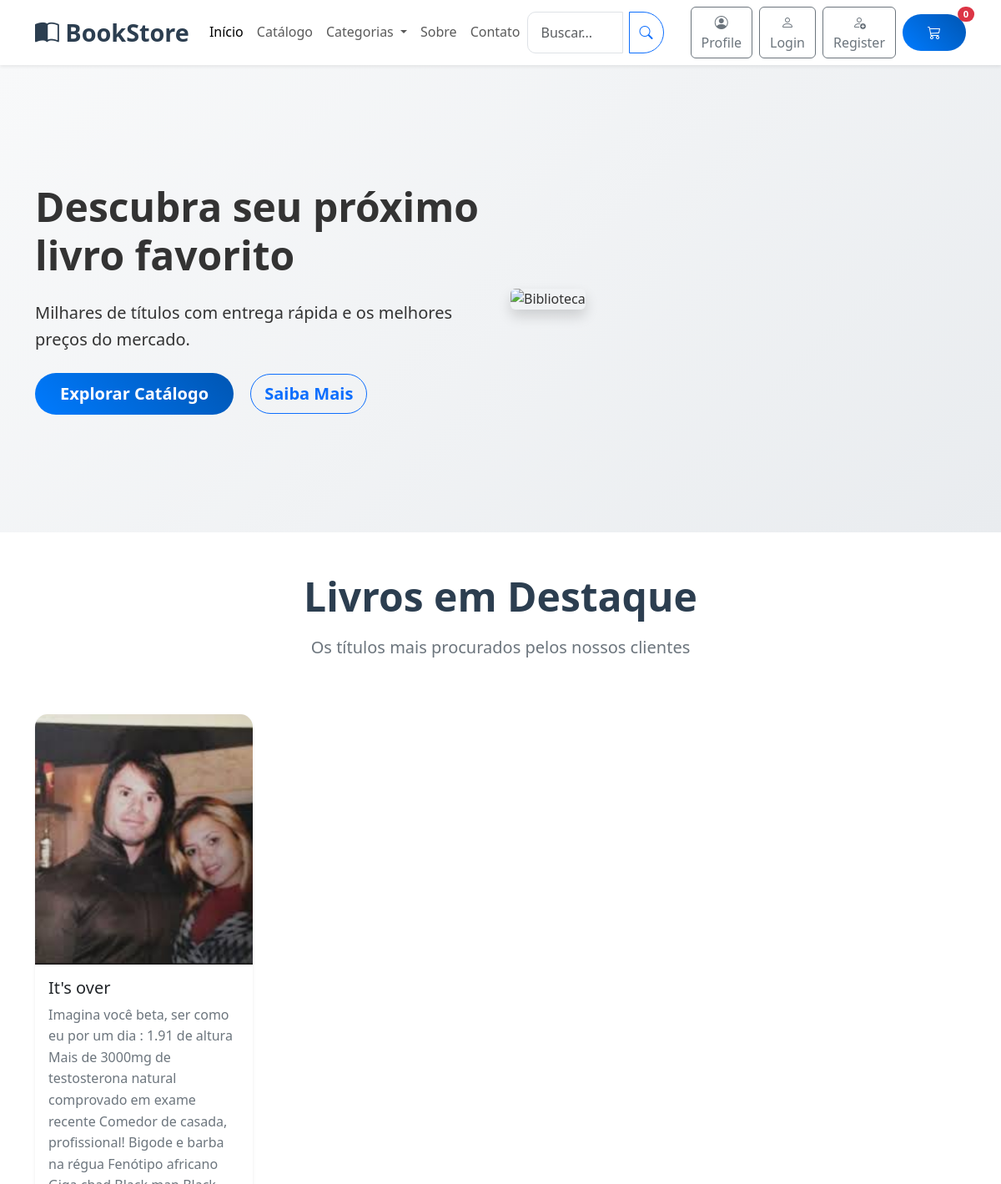
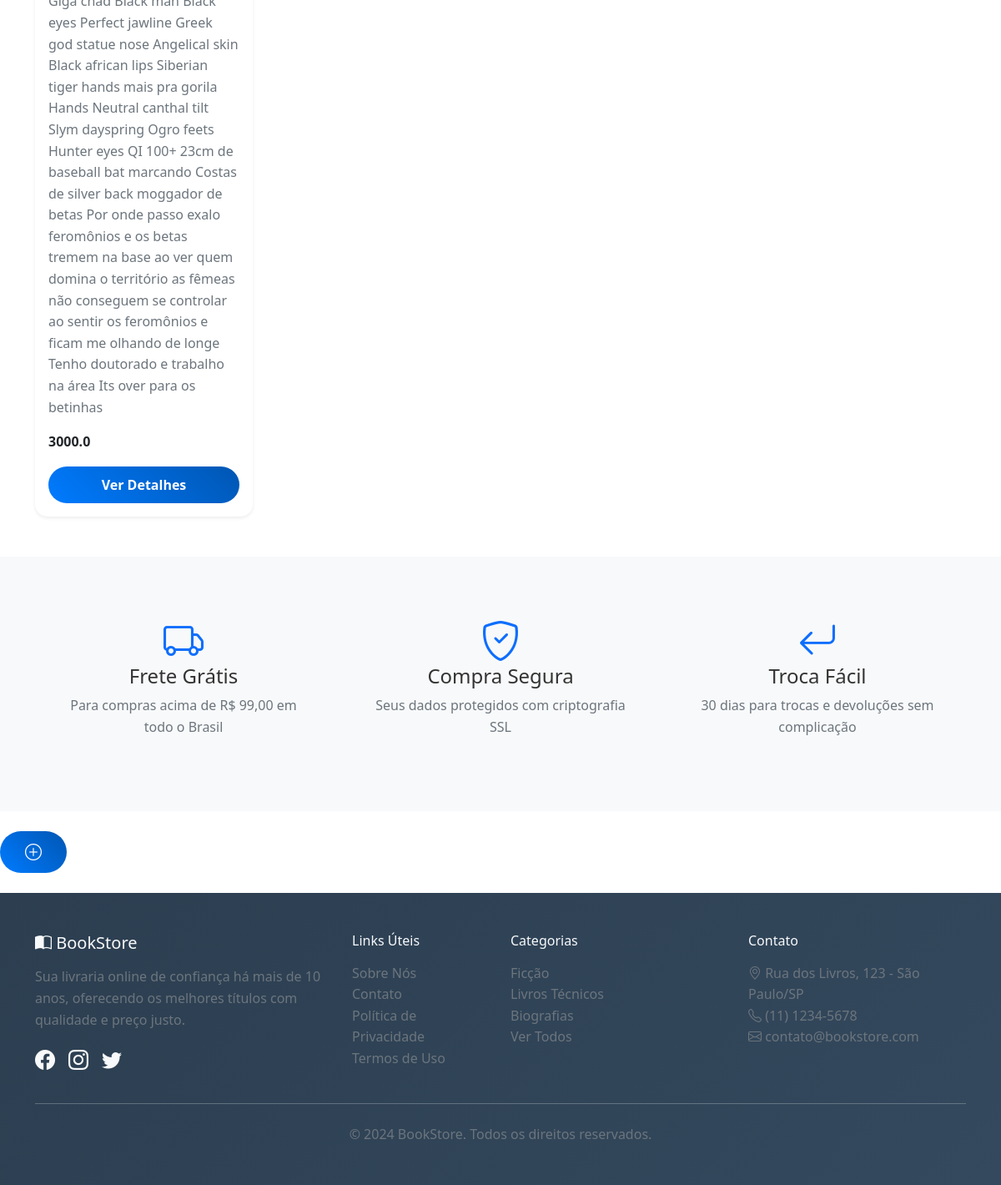
The page / on the database its author committed (2 pictures, top to bottom).
### bancodedados.py (models this page shows, shortened)
class Produto(db.Model):
  __tablename__ = 'produtos'
  id = db.Column(db.String(32), primary_key=True, default=gerar_uuid)
  nome = db.Column(db.String(255), nullable=False)
  descricao = db.Column(db.Text, nullable=False)
  preco = db.Column(db.Float, nullable=False)
  categorias = db.relationship('Categoria', secondary=produto_categoria, back_populates='produtos')
  imagem = db.Column(db.String(255), nullable=False)
  data_criacao = db.Column(db.DateTime, default=datetime.now)
  estoque = db.Column(db.Integer, nullable=False)

### main.py (the view)
@app.route('/')
def index():
    produtos = Produto.query.all()
    return render_template("index.html", produtos=produtos, load_user=current_user)

### templates/index.html (shortened to what this page needs)
{% extends "base/base.html" %}
{% block corpo %}
<section class="hero-section bg-light py-5">
    <div class="container">
        <div class="row align-items-center">
            <div class="col-lg-6">
                <h1 class="display-4 fw-bold mb-4">Descubra seu próximo livro favorito</h1>
                <p class="lead mb-4">Milhares de títulos com entrega rápida e os melhores preços do mercado.</p>
                <a href="{{url_for('categoria')}}" class="btn btn-primary btn-lg me-3">Explorar Catálogo</a>
                <a href="sobre.html" class="btn btn-outline-primary btn-lg">Saiba Mais</a>
            </div>
            <div class="col-lg-6">
                <img src="https://images.unsplash.com/photo-1481627834876-b7833e8f5570?ixlib=rb-4.0.3&auto=format&fit=crop&w=1000&q=80"
                     alt="Biblioteca" class="img-fluid rounded shadow">
            </div>
        </div>
    </div>
</section>
<section class="py-5">
    <div class="container">
        <div class="row mb-5">
            <div class="col-12 text-center">
                <h2 class="display-5 fw-bold mb-3">Livros em Destaque</h2>
                <p class="lead text-muted">Os títulos mais procurados pelos nossos clientes</p>
            </div>
        </div>
        <div class="row g-4">
            {% for produto in produtos %}
            <div class="col-lg-3 col-md-6">
                <div class="card h-100 shadow-sm">
                    <img src="{{url_for('arquivocarregado', arquivo=produto.imagem)}}"
                         class="card-img-top" alt="{{produto.nome}}" style="height: 300px; object-fit: cover;">
                    <div class="card-body d-flex flex-column">
                        <h5 class="card-title">{{produto.nome}}</h5>
                        <p class="card-text text-muted">{{produto.descricao}}</p>
                        <p class="card-text"><strong>{{produto.preco}}</strong></p>
                        <a href="{{url_for('produto', id=produto.id)}}" class="btn btn-primary mt-auto">Ver Detalhes</a>
                    </div>
                </div>
            </div>
            {%endfor%}
        </div>
    </div>
</section>
<section class="py-5 bg-light">
    <div class="container">
        <div class="row g-4">
            <div class="col-lg-4 text-center">
                <div class="p-4">
                    <i class="bi bi-truck display-4 text-primary mb-3"></i>
                    <h4>Frete Grátis</h4>
                    <p class="text-muted">Para compras acima de R$ 99,00 em todo o Brasil</p>
                </div>
            </div>
            <div class="col-lg-4 text-center">
                <div class="p-4">
                    <i class="bi bi-shield-check display-4 text-primary mb-3"></i>
                    <h4>Compra Segura</h4>
                    <p class="text-muted">Seus dados protegidos com criptografia SSL</p>
                </div>
            </div>
            <div class="col-lg-4 text-center">
                <div class="p-4">
                    <i class="bi bi-arrow-return-left display-4 text-primary mb-3"></i>
                    <h4>Troca Fácil</h4>
                    <p class="text-muted">30 dias para trocas e devoluções sem complicação</p>
                </div>
            </div>
        </div>
    </div>
</section>
   <a href="/adicionar" class="btn btn-primary mt-4 mb-4 btn-lg btn-block"> <i class="bi bi-plus-circle"></i></a>
{% endblock %}

### static/style.css (style rules this page uses)
* { box-sizing: border-box; }
body { font-family: 'Segoe UI', Tahoma, Geneva, Verdana, sans-serif; line-height: 1.6; color: #333; }
.hero-section { background: linear-gradient(135deg, #f8f9fa 0%, #e9ecef 100%); min-height: 70vh; display: flex; align-items: center; }
.card { border: none; border-radius: 15px; transition: all 0.3s ease; overflow: hidden; }
.card-img-top { transition: transform 0.3s ease; }
.btn-primary { background: linear-gradient(45deg, #007bff, #0056b3); border: none; border-radius: 25px; padding: 10px 30px; font-weight: 600; transition: all 0.3s ease; }
.btn-outline-primary { border-radius: 25px; font-weight: 600; transition: all 0.3s ease; }
.display-4 { font-size: 3rem; }
section { padding: 4rem 0; }
.display-5 { font-weight: 700; color: #2c3e50; }
.text-muted { color: #6c757d !important; }

### rows shown on the page
Produto: imagem (picture), nome "It's over", descricao "Imagina você beta, ser como eu por um dia : 1.91 de altura Mais de 3000mg de testosterona natural comprovado em exame recente Comedor de casada, profissional! Bigode e barba na régua Fenótipo africano Giga chad Black man Black eyes Perfect jawline Greek god statue nose Angelical skin Black african lips Siberian tiger hands mais pra gorila Hands Neutral canthal tilt Slym dayspring Ogro feets Hunter eyes QI 100+ 23cm de baseball bat marcando Costas de silver back moggador de betas Por onde passo exalo feromônios e os betas tremem na base ao ver quem domina o território as fêmeas não conseguem se controlar ao sentir os feromônios e ficam me olhando de longe Tenho doutorado e trabalho na área…", preco "3000.0"
